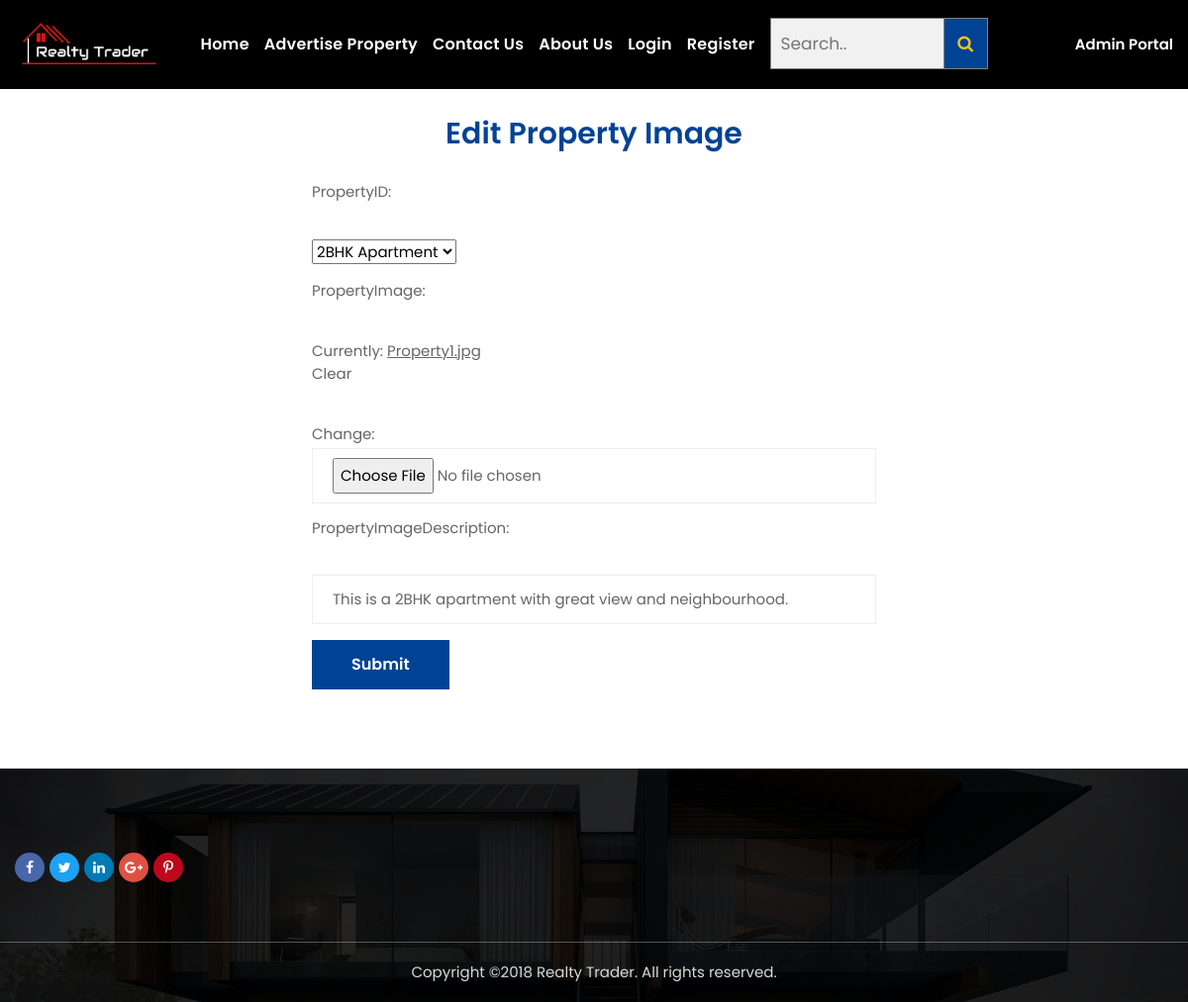
Screenshot of /usereditPropertyImage/6 with the database file from the repository.
### eproperty/models.py (models this page shows, shortened)
class PropertyImages(models.Model):
    propertyImageID = models.AutoField(primary_key=True)
    propertyID = models.ForeignKey(Property, on_delete=models.CASCADE)
    propertyImage = models.ImageField(default='', blank=True)
    propertyImageDescription = models.CharField(max_length=500)

### eproperty/views.py (the view)
# urls.py: path('usereditPropertyImage/<int:pk>', views.usereditPropertyImage, name='usereditPropertyImage'),
def usereditPropertyImage(request, pk):
    propertyImage = get_object_or_404(PropertyImages, pk=pk)
    form = PropertyImagesForm(request.POST or None, instance=propertyImage)
    if form.is_valid():
        form.save()
        return redirect('userlistPropertyImage')
    return render(request, 'home/usereditPropertyImage.html', {'form': form})

### eproperty/forms.py
class PropertyImagesForm(ModelForm):
    class Meta:
        model = PropertyImages
        fields = ['propertyID', 'propertyImage', 'propertyImageDescription']

### eproperty/models.py (called while the page is built)
    def __str__(self):
        return self.propertyTitle

### templates/home/usereditPropertyImage.html (shortened to what this page needs)
{% extends 'home/base.html' %}
{% load static %}
{% block client %}
    <div class="login-register-section section pt-100 pt-lg-80 pt-md-70 pt-sm-60 pt-xs-50 pb-100 pb-lg-80 pb-md-70 pb-sm-60 pb-xs-50">
        <div class="container">
            <div class="row">
                <div class="col-lg-6 col-md-8 col-12 ml-auto mr-auto mr-top">
                    <ul class="login-register-tab-list nav">
                        <li><a class="active" href="#register-tab" data-toggle="tab">Edit Property Image</a></li>
                    </ul>
                    <form method="post" enctype="multipart/form-data">{% csrf_token %}
                        {% for field in form %}
                            <p>
                                {{ field.label_tag }}<br>
                                {{ field }}
                            </p>
                        {% endfor %}
                        <button type="submit" class="btn btn-success">Submit</button>
                    </form>
                </div>
            </div>
        </div>
    </div>
{% endblock %}

### rows the page displays
PropertyImages: form "2BHK Apartment" "This is a 2BHK apartment with great view and neighbourhood."

### other values shown
{{ field.label_tag }} "PropertyID:" "PropertyImage:" "PropertyImageDescription:"
